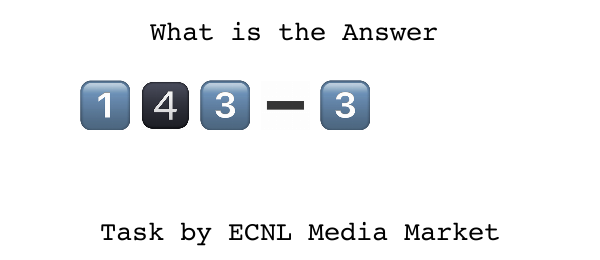
#> input picture sampletask/246227139.png, 600 x 260 px, found by its file name
$ python debug_op2.py
#> lines starting #> are read from the running program, lines starting #| are printed output that depends on the picture; after the words box and inside, x2 and y2 are one past the last pixel; in counts of white or black regions, pixels touching at a corner belong together
import cv2
import numpy as np
import io
import sys
sys.stdout = io.TextIOWrapper(sys.stdout.buffer, encoding='utf-8')

img = cv2.imread('C:/VisionTap/sampletask/246227139.png')
#> img is the input picture: shape (260, 600, 3); mean B, G, R 243.2, 241.9, 240.7
h, w = img.shape[:2]
#> h = 260; w = 600

# The operator is in the center of the image between digit groups
# Look at center 10% width, 30-70% height
center_band = img[int(h*0.3):int(h*0.7), int(w*0.4):int(w*0.6)]
gray = cv2.cvtColor(center_band, cv2.COLOR_BGR2GRAY)
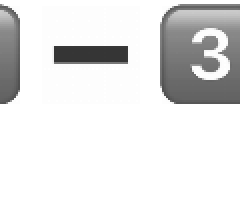
#> gray: shape (104, 120) (shown 2 times larger); min 52, max 255, mean 226.8

# The operator is dark on white bg
_, thresh = cv2.threshold(gray, 128, 255, cv2.THRESH_BINARY_INV)
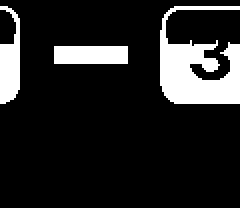
#> thresh: shape (104, 120) (shown 2 times larger); 14.3% white; 3 white regions, box (x1, y1, x2, y2) and area: (80, 3, 120, 52) 1116, (0, 3, 10, 52) 335, (27, 23, 64, 32) 333

# Count dark pixels
dark_ratio = np.sum(thresh > 0) / thresh.size
#> dark_ratio = 0.143
print(f"Center dark_ratio: {dark_ratio:.3f}")

# Save for visual
cv2.imwrite('C:/VisionTap/math_test/debug/center_band.png', center_band)
cv2.imwrite('C:/VisionTap/math_test/debug/center_thresh.png', thresh)

# For comparison, check the same region on an image with x
img2 = cv2.imread('C:/VisionTap/sampletask/1406471571.png')
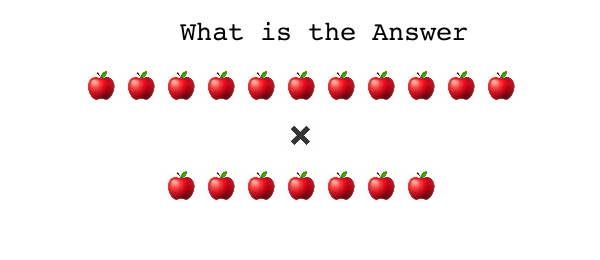
#> input picture sampletask/1406471571.png, 600 x 260 px, found by its file name
#> img2 is the input picture: shape (260, 600, 3); mean B, G, R 239.5, 239.5, 248.4
h2, w2 = img2.shape[:2]
#> h2 = 260; w2 = 600
center2 = img2[int(h2*0.3):int(h2*0.7), int(w2*0.4):int(w2*0.6)]
gray2 = cv2.cvtColor(center2, cv2.COLOR_BGR2GRAY)
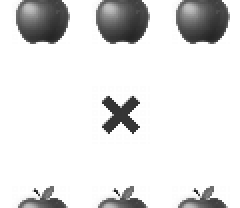
#> gray2: shape (104, 120) (shown 2 times larger); min 27, max 255, mean 226.1
_, thresh2 = cv2.threshold(gray2, 128, 255, cv2.THRESH_BINARY_INV)
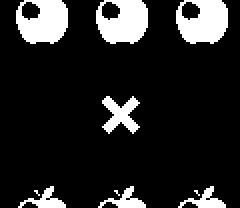
#> thresh2: shape (104, 120) (shown 2 times larger); 14.6% white; 10 white regions (3 under 20 px), largest, box (x1, y1, x2, y2) and area: (8, 0, 34, 22) 434, (48, 0, 74, 22) 434, (88, 0, 114, 22) 434
dark_ratio2 = np.sum(thresh2 > 0) / thresh2.size
#> dark_ratio2 = 0.146
print(f"12x6 center dark_ratio: {dark_ratio2:.3f}")

# Check + image
img3 = cv2.imread('C:/VisionTap/sampletask/1118029390.png')
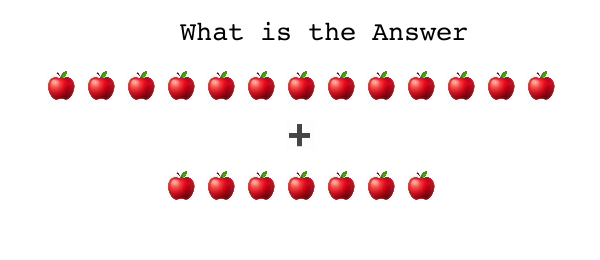
#> input picture sampletask/1118029390.png, 600 x 260 px, found by its file name
#> img3 is the input picture: shape (260, 600, 3); mean B, G, R 238.1, 238, 248
h3, w3 = img3.shape[:2]
#> h3 = 260; w3 = 600
center3 = img3[int(h3*0.3):int(h3*0.7), int(w3*0.4):int(w3*0.6)]
gray3 = cv2.cvtColor(center3, cv2.COLOR_BGR2GRAY)
_, thresh3 = cv2.threshold(gray3, 128, 255, cv2.THRESH_BINARY_INV)
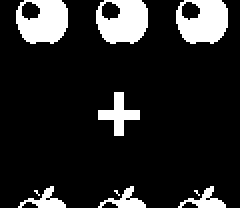
#> thresh3: shape (104, 120) (shown 2 times larger); 14.6% white; 10 white regions (3 under 20 px), largest, box (x1, y1, x2, y2) and area: (8, 0, 34, 22) 434, (48, 0, 74, 22) 434, (88, 0, 114, 22) 434
dark_ratio3 = np.sum(thresh3 > 0) / thresh3.size
#> dark_ratio3 = 0.146
print(f"13+7 center dark_ratio: {dark_ratio3:.3f}")
